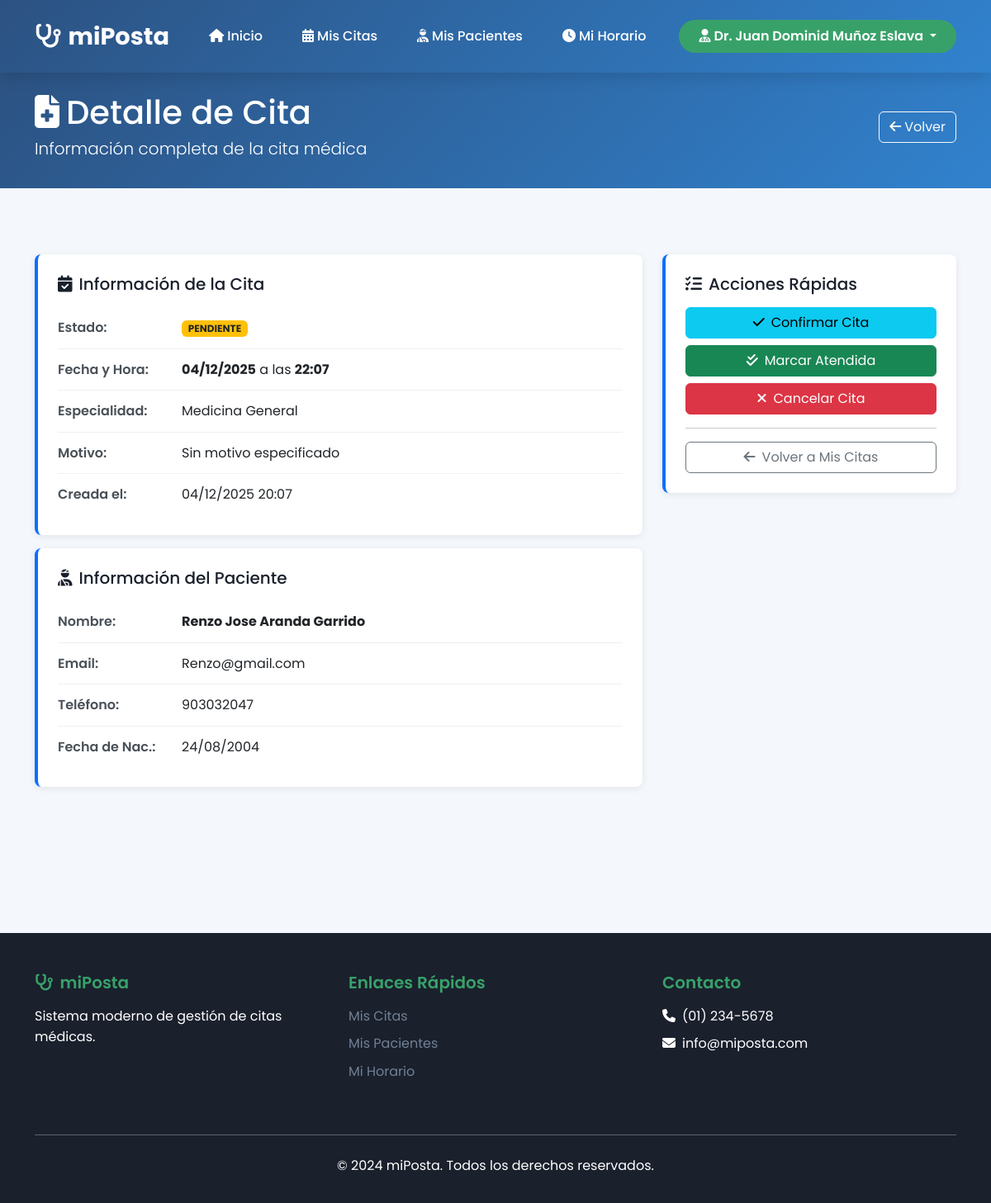
Before: /medico/citas/3/ (signed in) with the older database file.
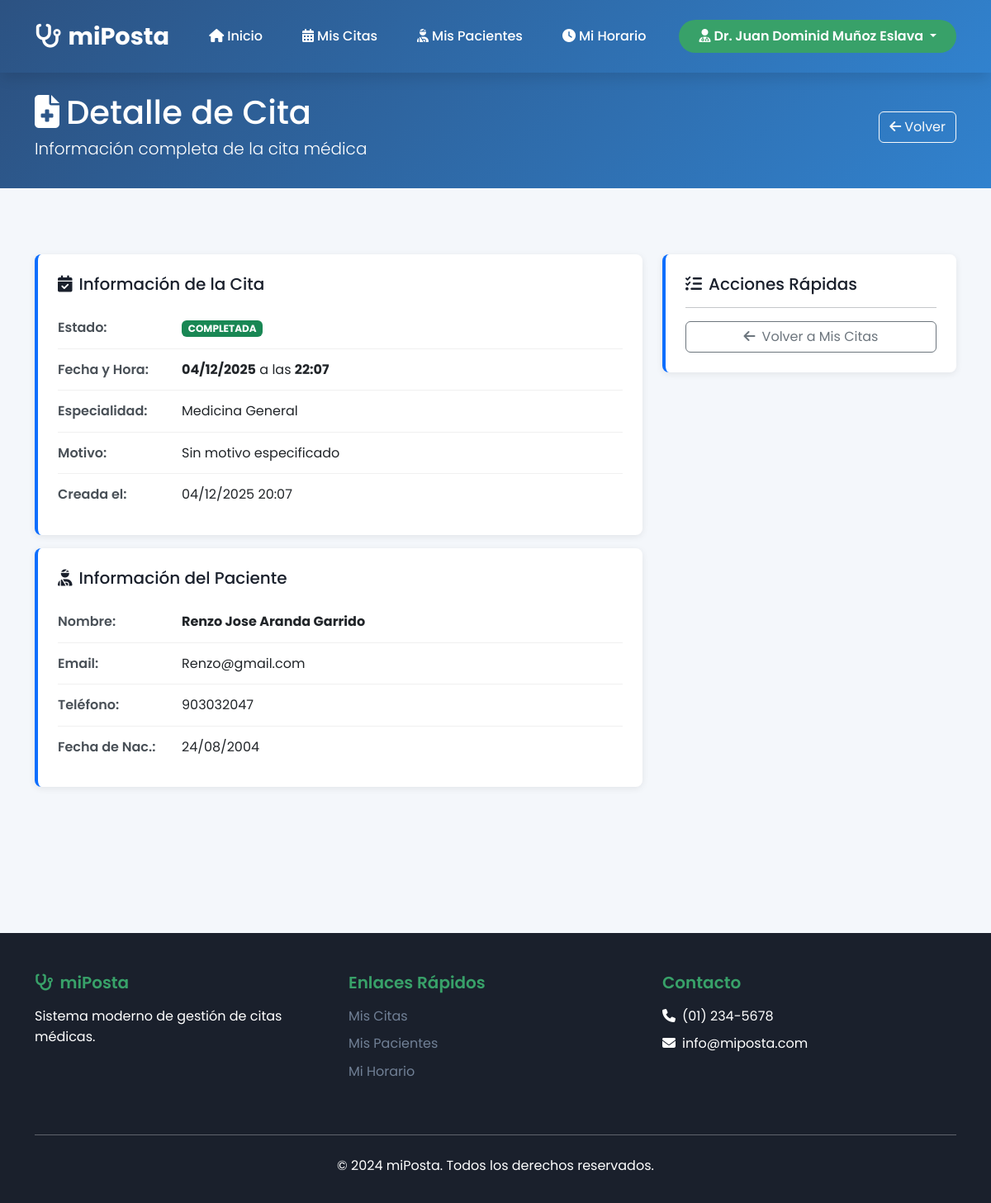
After: the same page with the newer database file.
### core/models.py (models this page shows, shortened)
class Cita(models.Model):
    ESTADOS = [
        ('PENDIENTE', 'Pendiente'),
        ('CONFIRMADA', 'Confirmada'),
        ('CANCELADA', 'Cancelada'),
        ('COMPLETADA', 'Completada'),
    ]
    paciente = models.ForeignKey(Usuario, on_delete=models.CASCADE, related_name='citas_paciente', limit_choices_to={'rol': 'PACIENTE'})
    medico = models.ForeignKey(Usuario, on_delete=models.CASCADE, related_name='citas_medico', limit_choices_to={'rol': 'MEDICO'})
    especialidad = models.ForeignKey(Especialidad, on_delete=models.SET_NULL, null=True, blank=True)
    fecha_hora = models.DateTimeField()
    motivo = models.TextField()
    estado = models.CharField(max_length=20, choices=ESTADOS, default='PENDIENTE')
    notas = models.TextField(blank=True)
    creado_en = models.DateTimeField(auto_now_add=True)
    actualizado_en = models.DateTimeField(auto_now=True)
    class Meta:
        db_table = 'citas'
        ordering = ['-fecha_hora']
        verbose_name = 'Cita'
        verbose_name_plural = 'Citas'

class Especialidad(models.Model):
    nombre = models.CharField(max_length=100, unique=True)
    descripcion = models.TextField(blank=True)
    activo = models.BooleanField(default=True)
    class Meta:
        db_table = 'especialidades'
        verbose_name = 'Especialidad'
        verbose_name_plural = 'Especialidades'

class Usuario(AbstractUser):
    ROLES = [
        ('ADMIN', 'Administrador'),
        ('MEDICO', 'Médico'),
        ('PACIENTE', 'Paciente'),
    ]
    rol = models.CharField(max_length=10, choices=ROLES, default='PACIENTE')
    telefono = models.CharField(max_length=15, blank=True)
    direccion = models.TextField(blank=True)
    fecha_nacimiento = models.DateField(null=True, blank=True)
    class Meta:
        db_table = 'usuarios'
        verbose_name = 'Usuario'
        verbose_name_plural = 'Usuarios'

### core/views.py (the view)
# urls.py: path('medico/citas/<int:pk>/', views.medico_cita_detail, name='medico_cita_detail'),
@login_required
def medico_cita_detail(request, pk):
    if request.user.rol != 'MEDICO':
        messages.error(request, 'No tienes permisos para acceder')
        return redirect('login')
    cita = get_object_or_404(Cita, pk=pk, medico=request.user)
    context = {
        'cita': cita,
    }
    return render(request, 'medico/pages/cita_detail.html', context)

### templates/medico/pages/cita_detail.html (shortened to what the changed rows need)
{% load static %}
<!DOCTYPE html>
<html lang="es">
<head>
  <link href="https://cdn.jsdelivr.net/npm/bootstrap@5.3.2/dist/css/bootstrap.min.css" rel="stylesheet">
  <link rel="stylesheet" href="https://cdnjs.cloudflare.com/ajax/libs/font-awesome/6.4.0/css/all.min.css">
  <link rel="stylesheet" href="{% static 'css/styles.css' %}">
</head>
<body>
  <section class="dashboard-header">
    <div class="container">
      <div class="d-flex justify-content-between align-items-center">
        <div>
          <h1 class="mb-1"><i class="fas fa-file-medical me-2"></i>Detalle de Cita</h1>
        </div>
      </div>
    </div>
  </section>
  <main class="section-padding">
    <div class="container">
      <div class="row">
        <div class="col-lg-8">
          <div class="info-card">
            <div class="info-row">
              <div class="info-value">
                <span class="badge
                  {% if cita.estado == 'PENDIENTE' %}bg-warning text-dark
                  {% elif cita.estado == 'CONFIRMADA' %}bg-info
                  {% elif cita.estado == 'COMPLETADA' or cita.estado == 'ATENDIDA' %}bg-success
                  {% elif cita.estado == 'CANCELADA' %}bg-secondary
                  {% else %}bg-primary
                  {% endif %}">
                  {{ cita.estado }}
                </span>
              </div>
            </div>
            <div class="info-row">
              <div class="info-value">
                <strong>{{ cita.fecha_hora|date:"d/m/Y" }}</strong> a las <strong>{{ cita.fecha_hora|date:"H:i" }}</strong>
              </div>
            </div>
            <div class="info-row">
              <div class="info-label">Especialidad:</div>
              <div class="info-value">{{ cita.especialidad.nombre|default:"No especificada" }}</div>
            </div>
            <div class="info-row">
              <div class="info-label">Motivo:</div>
              <div class="info-value">{{ cita.motivo|default:"Sin motivo especificado" }}</div>
            </div>
            <div class="info-row">
              <div class="info-label">Creada el:</div>
              <div class="info-value">{{ cita.creado_en|date:"d/m/Y H:i" }}</div>
            </div>
          </div>
          <div class="info-card">
            <div class="info-row">
              <div class="info-value"><strong>{{ cita.paciente.get_full_name|default:cita.paciente.username }}</strong></div>
            </div>
            {% if cita.paciente.email %}
            <div class="info-row">
              <div class="info-label">Email:</div>
              <div class="info-value">{{ cita.paciente.email }}</div>
            </div>
            {% endif %}
            {% if cita.paciente.telefono %}
            <div class="info-row">
              <div class="info-label">Teléfono:</div>
              <div class="info-value">{{ cita.paciente.telefono }}</div>
            </div>
            {% endif %}
            {% if cita.paciente.fecha_nacimiento %}
            <div class="info-row">
              <div class="info-label">Fecha de Nac.:</div>
              <div class="info-value">{{ cita.paciente.fecha_nacimiento|date:"d/m/Y" }}</div>
            </div>
            {% endif %}
          </div>
        </div>
        <div class="col-lg-4">
          <div class="info-card">
            {% if cita.estado == 'PENDIENTE' %}
            <form method="POST" action="{% url 'medico_confirmar_cita' cita.id %}" class="mb-2">
              <button type="submit" class="btn btn-info w-100">
                <i class="fas fa-check me-2"></i>Confirmar Cita
              </button>
            </form>
            {% endif %}
            {% if cita.estado == 'CONFIRMADA' or cita.estado == 'PENDIENTE' %}
            <form method="POST" action="{% url 'medico_completar_cita' cita.id %}" class="mb-2">
              <button type="submit" class="btn btn-success w-100">
                <i class="fas fa-check-double me-2"></i>Marcar Atendida
              </button>
            </form>
            {% endif %}
            {% if cita.estado != 'COMPLETADA' and cita.estado != 'CANCELADA' %}
            <form method="POST" action="{% url 'medico_cancelar_cita' cita.id %}" class="mb-2">
              <button type="submit" class="btn btn-danger w-100" onclick="return confirm('¿Cancelar esta cita?')">
                <i class="fas fa-times me-2"></i>Cancelar Cita
              </button>
            </form>
            {% endif %}
          </div>
        </div>
      </div>
    </div>
  </main>
</body>
</html>

Changed rows visible on the page:
changed Cita "Sin motivo especificado": estado "PENDIENTE" → "COMPLETADA"
Other visible differences:
text no longer shown: "Confirmar Cita Marcar Atendida Cancelar Cita"
